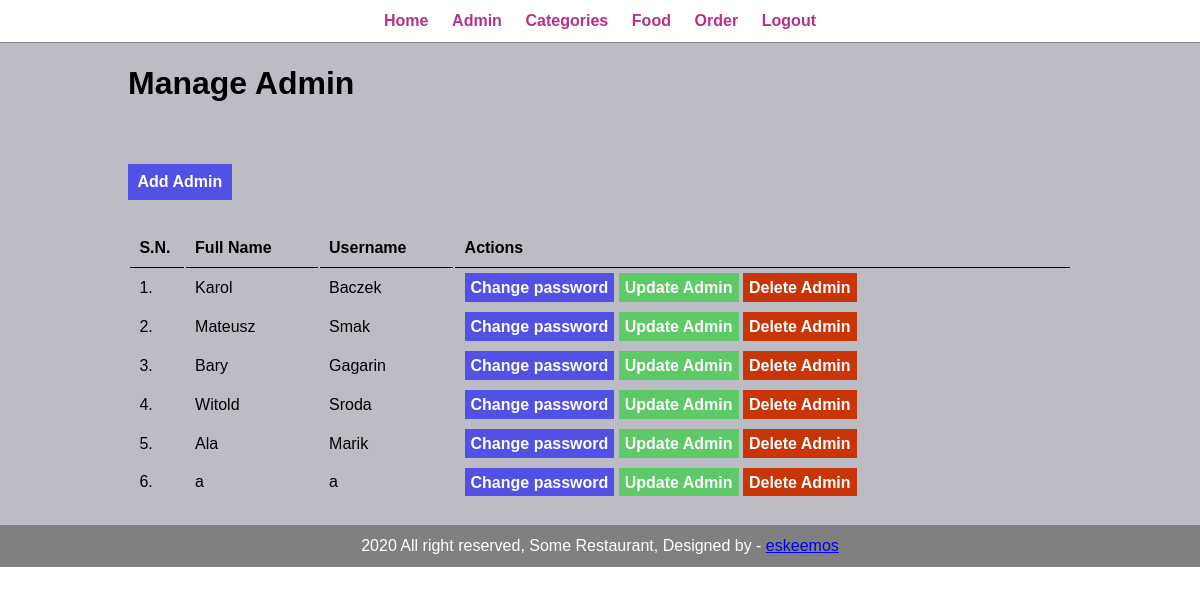
The page /admin/manage-admin.php (signed in) on the database its author committed.
### tables this page shows
CREATE TABLE `ofw_admin` (
  `id` int(11) NOT NULL,
  `full_name` varchar(100) DEFAULT NULL,
  `username` varchar(100) DEFAULT NULL,
  `password` varchar(255) DEFAULT NULL
);

### admin/manage-admin.php (the view, shortened to what this page needs)
<?php include("partials/menu.php") ?>
<div class="main-content">
    <div class="wrapper">
        <h1>Manage Admin</h1>
        <br><br>
        <br><br>
        <a href="add-admin.php" class="btn-primary">Add Admin</a>
        <br><br><br>
        <table class="tb-full">
            <tr>
                <th>S.N.</th>
                <th>Full Name</th>
                <th>Username</th>
                <th>Actions</th>
            </tr>
            <?php
                $sql = "SELECT * FROM ofw_admin";
                $res = mysqli_query($conn, $sql);
                if($res){
                    $count = mysqli_num_rows($res);
                    $sn = 1;
                    if($count > 0){
                        while($rows = mysqli_fetch_assoc($res)){
                            $id        = $rows['id'];
                            $full_name = $rows['full_name'];
                            $username  = $rows['username'];
                            ?>
                            <tr>
                                <td><?php echo $sn++ ?>.</td>
                                <td><?php echo $full_name ?></td>
                                <td><?php echo $username ?></td>
                                <td>
                                    <a href="<?php echo SITEURL; ?>admin/update-password.php?id=<?php echo $id; ?>" class="btn-primary">Change password</a>
                                    <a href="<?php echo SITEURL; ?>admin/update-admin.php?id=<?php echo $id; ?>" class="btn-secondary">Update Admin</a>
                                    <a href="<?php echo SITEURL; ?>admin/delete-admin.php?id=<?php echo $id; ?>" class="btn-danger">Delete Admin</a>
                                </td>
                            </tr>
                            <?php
                        }
                    }else{
                    }
                }
            ?>
        </table>
    </div>
</div>
<?php include("partials/footer.php") ?>

### css/admin.css (style rules this page uses)
* { margin: 0; padding: 0; font-family: Arial, Helvetica, sans-serif; }
.wrapper { padding: 1%; width: 80%; margin: 0 auto; }
.main-content { background-color: #8c8d9994; padding: 10px; }
.tb-full { width: 100%; }
table tr th { border-bottom: 1px solid; padding: 1%; text-align: left; }
table tr td { padding: 1%; }
.btn-primary { background-color: rgb(81, 81, 230); padding: 1%; color: white; font-weight: bold; text-decoration: none; }
.btn-secondary { background-color: rgb(94, 201, 103); padding: 1%; color: white; font-weight: bold; text-decoration: none; }
.btn-danger { background-color: rgb(199, 53, 9); padding: 1%; color: white; font-weight: bold; text-decoration: none; }

### rows shown on the page
ofw_admin: full_name "Karol", username "Baczek"
ofw_admin: full_name "Mateusz", username "Smak"
ofw_admin: full_name "Bary", username "Gagarin"
ofw_admin: full_name "Witold", username "Sroda"
ofw_admin: full_name "Ala", username "Marik"
ofw_admin: full_name "a", username "a"
